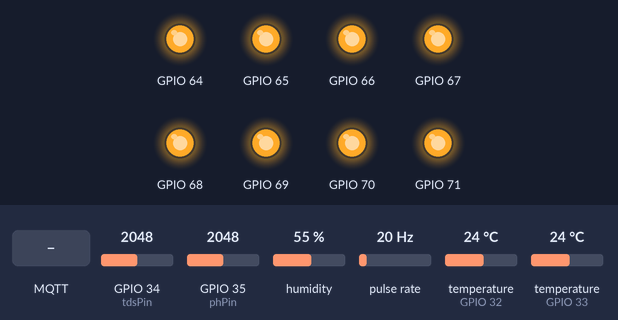
Recording of a sketch running on a simulated ESP32. On the bench: output pins drawn as LEDs (lit = HIGH). Wiring (inferred from the names in the program): pulse sensor: data GPIO 4. The inputs (shaded band) are chosen by the test bench; at power-on: GPIO 34 (tdsPin) = 2048, GPIO 35 (phPin) = 2048, humidity 55 %, pulse rate 20 Hz, temperature (sensors on GPIO 32, GPIO 33) 24 °C. WiFi joins after 1.5 s; servers stay silent unless stated; no MQTT or app messages arrive unless stated; what the sketch prints to the serial monitor is not drawn.

Above: at 3.7 s.
3.8 s: MQTT message "LOW" arrives on the first subscribed topic
At 4.9 s:
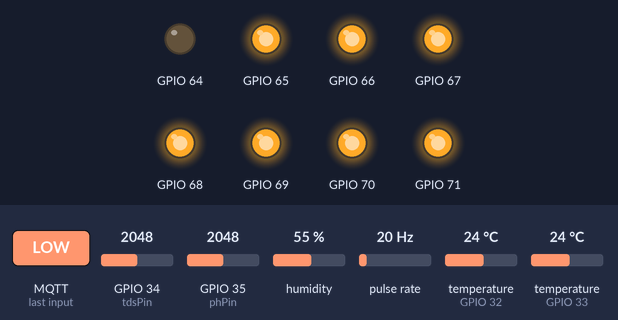
10.8 s: MQTT message "LOW" arrives on the second subscribed topic
At 11.7 s:
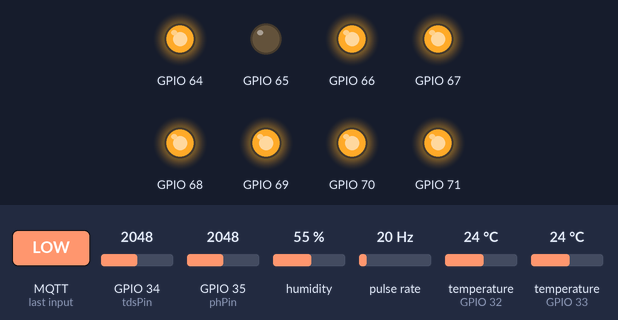
17.6 s: MQTT message "LOW" arrives on the third subscribed topic
At 18.5 s:
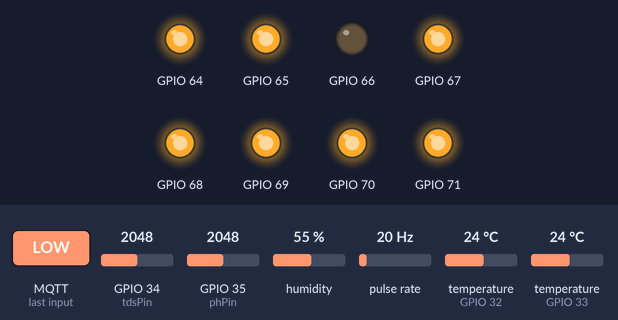
Timing chart, 0 to 24.4 s (numbered marks = the images above; inputs shaded):
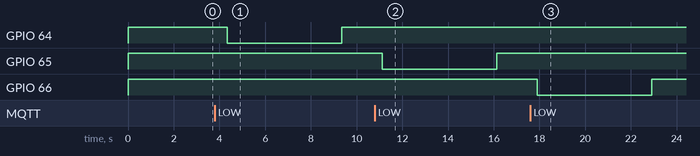

Measured:
- after the input at 3.8 s, GPIO 64: HIGH → LOW after 0.55 s, → HIGH 5.0 s later
- after the input at 10.8 s, GPIO 65: HIGH → LOW after 0.33 s, → HIGH 5.0 s later
- after the input at 17.6 s, GPIO 66: HIGH → LOW after 0.31 s, → HIGH 5.0 s later

The sketch:

main.ino
```cpp
#include <Arduino.h>
#include <WiFi.h>
#include <PubSubClient.h>
#include <OneWire.h>
#include <DallasTemperature.h>

// GPIO where the DS18B20 is connected to
const int oneWireBus = 33;

// Setup a oneWire instance to communicate with any OneWire devices
OneWire oneWire(oneWireBus);

// Pass our oneWire reference to Dallas Temperature sensor
DallasTemperature sensors(&oneWire);

#include <Wire.h>             // Include the Wire library for I2C
#include <PCF8574.h>          // Include the PCF8574 library
#define PCF8574_ADDRESS 0x20  // Replace withu your PCF8574 I2C address
#include "setup_mqtt.h"

#include <DHT.h>
#define DHT22_PIN 32

DHT dht22(DHT22_PIN, DHT22);

const int tdsPin = 34;  // Setup tds sensor pin
const int phPin = 35;   // Setup ph sensor pin

// Setup waterflow sensor pin and variable
#define flowPin 4  // Sensor pin
long currentMillis = 0;
long previousMillis = 0;
int interval = 1000;
boolean ledState = LOW;
float calibrationFactor = 4.5;
volatile byte pulseCount;
byte pulse1Sec = 0;
float flowRate;
unsigned long flowMilliLitres;
unsigned int totalMilliLitres;
float flowLitres;
float totalLitres;

float ph_value;
float tds_value;

void IRAM_ATTR pulseCounter() {
  pulseCount++;
}

float readPH() {
  float analog_ph_value = analogRead(phPin);
  Serial.print(analog_ph_value);
  Serial.print(" | ");
  ph_value = ((0.0062 * (analog_ph_value)) - 2.1421);
  Serial.print(ph_value);
  Serial.println(" pH");
  return ph_value;
}

float readDSB() {
  sensors.requestTemperatures();
  float temperatureC = sensors.getTempCByIndex(0);
  // float temperatureF = sensors.getTempFByIndex(0);
  Serial.print(temperatureC);
  Serial.println("ºC");
  // Serial.print(temperatureF);
  // Serial.println("ºF");
  return temperatureC;
}

float readTDS() {
  float tds_analog = analogRead(tdsPin);
  tds_value = (0.0005 * (tds_analog * tds_analog) - 1.5179 * (tds_analog) + 1416.9);  // then get the value
  Serial.print(tds_analog);
  Serial.print(" | ");
  Serial.print(tds_value);
  Serial.println(" ppm");
  return tds_value;
}

float readDHTtempC() {
  float tempC = dht22.readTemperature();
  Serial.print("Temperature: ");
  Serial.print(tempC);
  return tempC;
}

float readDHThumi() {
  // read humidity
  float humi = dht22.readHumidity();
  // // read temperature in Celsius
  // float tempC = dht22.readTemperature();
  // // read temperature in Fahrenheit
  // float tempF = dht22.readTemperature(true);

  // check whether the reading is successful or not
  // if (isnan(tempC) || isnan(tempF) || isnan(humi)) {
  //   Serial.println("Failed to read from DHT22 sensor!");
  // } else {
  Serial.print("Humidity: ");
  Serial.print(humi);
  //   Serial.print("%");

  //   Serial.print("  |  ");

  // Serial.print("Temperature: ");
  // Serial.print(tempC);
  //   Serial.println("°C");
  // }
  return humi;
}

float readFLOW() {
  currentMillis = millis();
  if (currentMillis - previousMillis > interval) {

    pulse1Sec = pulseCount;
    pulseCount = 0;

    // Because this loop may not complete in exactly 1 second intervals we calculate
    // the number of milliseconds that have passed since the last execution and use
    // that to scale the output. We also apply the calibrationFactor to scale the output
    // based on the number of pulses per second per units of measure (litres/minute in
    // this case) coming from the sensor.
    flowRate = ((1000.0 / (millis() - previousMillis)) * pulse1Sec) / calibrationFactor;
    previousMillis = millis();

    // Divide the flow rate in litres/minute by 60 to determine how many litres have
    // passed through the sensor in this 1 second interval, then multiply by 1000 to
    // convert to millilitres.
    flowMilliLitres = (flowRate / 60) * 1000;
    flowLitres = (flowRate / 60);

    // Add the millilitres passed in this second to the cumulative total
    totalMilliLitres += flowMilliLitres;
    totalLitres += flowLitres;

    // Print the flow rate for this second in litres / minute
    Serial.print("Flow rate: ");
    Serial.print(float(flowRate));  // Print the integer part of the variable
    Serial.print("L/min");
    Serial.print("\t");  // Print tab space

    // Print the cumulative total of litres flowed since starting
    Serial.print("Output Liquid Quantity: ");
    Serial.print(totalMilliLitres);
    Serial.print("mL / ");
    Serial.print(totalLitres);
    Serial.println("L");
  }
  return float(flowRate);
}
void reconnect() {
  // Loop until we're reconnected
  while (!client.connected()) {
    Serial.print("Attempting MQTT connection...");
    // Attempt to connect
    if (client.connect("arduinoClient")) {
      Serial.println("connected");
      // Once connected, publish an announcement...
      client.publish("LEMIGAS", "reconnect");
      // ... and resubscribe
      // client.subscribe("#");
      client.subscribe("phup/relay");
      client.subscribe("phdown/relay");
      client.subscribe("nuta/relay");
      client.subscribe("nutb/relay");
    } else {
      Serial.print("failed, rc=");
      Serial.print(client.state());
      Serial.println(" try again in 5 seconds");
      // Wait 5 seconds before retrying
      delay(5000);
    }
  }
}

void setup() {
  Serial.begin(115200);
  relay_begin();
  connect_mqtt();
  client.setCallback(callback);
  dht22.begin();
  sensors.begin();


  pinMode(phPin, INPUT);
  pinMode(flowPin, INPUT_PULLUP);
  pinMode(tdsPin, INPUT);

  pulseCount = 0;
  flowRate = 0.0;
  flowMilliLitres = 0;
  totalMilliLitres = 0;
  previousMillis = 0;

  attachInterrupt(digitalPinToInterrupt(flowPin), pulseCounter, FALLING);
  client.subscribe("phup/relay");
  client.subscribe("phdown/relay");
  client.subscribe("nuta/relay");
  client.subscribe("nutb/relay");
  delay(1000);
}

void loop() {
  if (!client.connected()) {
    reconnect();
  }
  send_mqtt(readPH(), readTDS(), readFLOW(), readDSB(), readDHTtempC(), readDHThumi());
  delay(1000);
  client.loop();
}
```

setup_mqtt.h
```cpp
// Establish and Assigning MQTT Topics
const char* ssid = "KANTIN-LEMIGAS";               // Ganti dengan SSID WiFi Anda
const char* password = "lemigas2022";              // Ganti dengan password WiFi Anda lemigas2023
const char* mqtt_server = "dimasalifta.tech";      // Ganti dengan alamat mqtt broker Anda
const int mqtt_port = 1883;                        // Port default untuk mqtt
const char* mqtt_username = "YOUR_MQTT_USERNAME";  // Ganti dengan username mqtt Anda (jika diperlukan)
const char* mqtt_password = "YOUR_MQTT_PASSWORD";  // Ganti dengan password mqtt Anda (jika diperlukan)
const char* topic = "menpro/esp32/ph_sensor";                   // Ganti dengan topik mqtt Anda
const char* topic1 = "menpro/esp32/tds_sensor";                 // Ganti dengan topik mqtt Anda
const char* topic2 = "menpro/esp32/waterflow_sensor"; // Ganti dengan topik mqtt Anda
// const char* topic3 = "suhu_f"; // Ganti dengan topik mqtt Anda
const char* topic4 = "menpro/esp32/suhu_air";  // Ganti dengan topik mqtt Anda
const char* topic5 = "menpro/esp32/suhu_lingkungan";  // Ganti dengan topik mqtt Anda
const char* topic6 = "menpro/esp32/kelembaban";  // Ganti dengan topik mqtt Anda
// Initialize the PCF8574 with the I2C address and appropriate SDA/SCL pins
PCF8574 pcf8574(PCF8574_ADDRESS);  // Replace with your actual SDA and SCL pins
WiFiClient espClient;
PubSubClient client(espClient);
void relay_begin() {
  Wire.begin();            // Initialize the I2C communication
  pcf8574.write(0, HIGH);  // ph up
  pcf8574.write(1, HIGH);  // ph down
  pcf8574.write(2, HIGH);  // nutrisi a
  pcf8574.write(3, HIGH);  // nutrisi b
  pcf8574.write(4, HIGH);  // terserah
  pcf8574.write(5, HIGH);  // dah
  pcf8574.write(6, HIGH);  // isinya
  pcf8574.write(7, HIGH);  // apa
}
void relay_ah(int in, bool stats) {
  pcf8574.write(in, stats);  // Turn pin in LOW
  delay(5000);               // Wait for 1 second
  pcf8574.write(in, 1);      // Turn pin 0 HIGH
  // delay(5000);
}
void relay_ih() {
  pcf8574.write(0, 1);  // Turn pin 0 HIGH
  pcf8574.write(1, 1);  // Turn pin 0 HIGH
  pcf8574.write(2, 1);  // Turn pin 0 HIGH
  pcf8574.write(3, 1);  // Turn pin 0 HIGH
  // delay(5000);
}
void connect_mqtt() {
  // Connect MQTT
  WiFi.begin(ssid, password);
  while (WiFi.status() != WL_CONNECTED) {
    delay(500);
    Serial.print(".");
  }
  Serial.println("");
  Serial.println("WiFi connected!");

  client.setServer(mqtt_server, mqtt_port);

  if (mqtt_username != "") {
    client.setServer(mqtt_server, mqtt_port);
  }
}

void send_mqtt(float ph, float tds, float flow, float dsb, float suhu, float kelembaban) {
  if (!client.connected()) {
    if (client.connect("ESP32Client")) {
      Serial.println("Connected to MQTT broker!");
    } else {
      Serial.print("Failed to connect to MQTT broker, rc=");
      Serial.print(client.state());
      Serial.println(" try again in 5 seconds");
      delay(5000);
    }
  }
  client.publish(topic, String(ph).c_str());
  client.publish(topic1, String(tds).c_str());
  client.publish(topic2, String(flow).c_str());
  client.publish(topic4, String(dsb).c_str());
  client.publish(topic5, String(suhu).c_str());
  client.publish(topic6, String(kelembaban).c_str());
}

void callback(char* topic, byte* message, unsigned int length) {
  Serial.print("Message arrived on topic: ");
  Serial.print(topic);
  Serial.print(". Message: ");
  String messageTemp;

  for (int i = 0; i < length; i++) {
    Serial.print((char)message[i]);
    messageTemp += (char)message[i];
  }
  Serial.println();

  // Feel free to add more if statements to control more GPIOs with MQTT

  // If a message is received on the topic esp32/output, you check if the message is either "on" or "off".
  // Changes the output state according to the message
  if (String(topic) == "phup/relay") {
    Serial.print("Changing output to ");
    if (messageTemp == "LOW") {
      // Serial.println("on");
      client.publish("phup/relay", "PH UP ON");
      relay_ah(0, 0);
      client.publish("phup/relay", "PH UP SELESAI");
    } else {
      relay_ih();
      client.publish("phup/relay", "PH UP OFF");
    }
  } else if (String(topic) == "phdown/relay") {
    Serial.print("Changing output to ");
    if (messageTemp == "LOW") {
      // Serial.println("on");
      client.publish("phdown/relay", "PH DOWN ON");
      relay_ah(1, 0);
      client.publish("phdown/relay", "PH DOWN SELESAI");
    } else {
      relay_ih();
      client.publish("phdown/relay", "PH DOWN OFF");
    }
  } else if (String(topic) == "nuta/relay") {
    Serial.print("Changing output to ");
    if (messageTemp == "LOW") {
      // Serial.println("on");
      client.publish("nuta/relay", "nutrisi A ON");
      relay_ah(2, 0);
      client.publish("nuta/relay", "nutrisi A SELESAI");
    } else {
      relay_ih();
      client.publish("nuta/relay", "nutrisi A OFF");
    }
  } else if (String(topic) == "nutb/relay") {
    Serial.print("Changing output to ");
    if (messageTemp == "LOW") {
      // Serial.println("on");
      client.publish("nutb/relay", "nutrisi B ON");
      relay_ah(3, 0);
      client.publish("nutb/relay", "nutrisi B SELESAI");
    } else {
      relay_ih();
      client.publish("nutb/relay", "nutrisi B OFFF");
    }
  }
}


// void callback(char* topic, byte* message, unsigned int length) {
//   Serial.print("Message arrived on topic: ");
//   Serial.print(topic);
//   Serial.print(". Message: ");
//   String messageTemp;

//   for (int i = 0; i < length; i++) {
//     Serial.print((char)message[i]);
//     messageTemp += (char)message[i];
//   }
//   Serial.println();

//   // Feel free to add more if statements to control more GPIOs with MQTT

//   // If a message is received on the topic esp32/output, you check if the message is either "on" or "off".
//   // Changes the output state according to the message
//   if (String(topic) == "esp32/output") {
//     Serial.print("Changing output to ");
//     if(messageTemp == "on"){
//       Serial.println("on");
//     }
//     else if(messageTemp == "off"){
//       Serial.println("off");
//     }
//   }
// }
```
